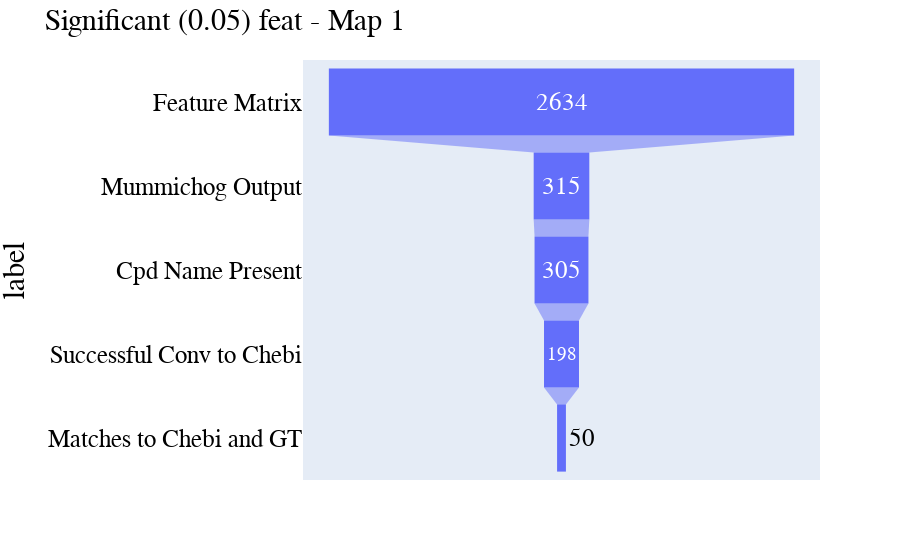

Write notebook code for a chart like this one.
### Code cell
cut_off_p = 0.05
track = "feat" # "feat" or "eid"
map1(
    mummichog_input_pt="/Users/pranathipoojary/Projects/mummichog_proj/untargeted_pa/mummichog/input_data/mummichog_input_ttest_rsd_1.csv",
    mummichog_output_pt="/Users/pranathipoojary/Projects/mummichog_proj/untargeted_pa/mummichog/runs/trans_omic_covid_data.rsd_1_default_p/tables/userInput_to_EmpiricalCompounds.tsv",
    sig_matches_pt=f"/Users/pranathipoojary/Projects/mummichog_proj/untargeted_pa/mummichog/runs/trans_omic_covid_data.rsd_1_default_p/analysis/sig_matches_rsd_1_default_p_chebi3_dups_{str(cut_off_p).replace('.', '_')}.csv",
    cut_off_p=cut_off_p,
    funnel_plot=True,
    track=track,
    conv_to_chebi=198,
    title=f"Significant ({str(cut_off_p)}) {track} - Map 1",
    save_path=f"/Users/pranathipoojary/Projects/mummichog_proj/Figures/report/funnel_{str(cut_off_p).replace('.', '_')}_{track}_map1.png"
    )
# map1(
#     mummichog_input_pt="/Users/pranathipoojary/Projects/mummichog_proj/untargeted_pa/mummichog/input_data/mummichog_input_ttest.csv",
#     mummichog_output_pt="/Users/pranathipoojary/Projects/mummichog_proj/untargeted_pa/mummichog/runs/trans_omic_covid_data.run_1_default/tables/userInput_to_EmpiricalCompounds.tsv",
#     sig_matches_pt=f"/Users/pranathipoojary/Projects/mummichog_proj/untargeted_pa/mummichog/runs/trans_omic_covid_data.run_1_default/analysis/sig_matches_run_1_default_chebi3_dups_{str(cut_off_p).replace('.', '_')}.csv",
#     cut_off_p=cut_off_p,
#     funnel_plot=True,
#     track=track,
#     conv_to_chebi=24, #feat=25, eid=24
#     title=f"Significant ({str(cut_off_p)}) {track} - Map 1",
#     save_path=f"/Users/pranathipoojary/Projects/mummichog_proj/Figures/report/funnel_run_1_default_{str(cut_off_p).replace('.', '_')}_{track}_map1.png"
#     )

### Figure 1 — Plotly figure (JSON) as saved in the notebook; plotly's stock layout.template omitted (floating-point values rounded to 4 significant figures)
{"data": [{"hovertemplate": "count=%{x}<br>label=%{y}<extra></extra>", "legendgroup": "", "marker": {"color": "#636efa"}, "name": "", "orientation": "h", "showlegend": false, "type": "funnel", "x": [2634, 315, 305, 198, 50], "xaxis": "x", "y": ["Feature Matrix", "Mummichog Output", "Cpd Name Present", "Successful Conv to Chebi", "Matches to Chebi and GT"], "yaxis": "y"}], "layout": {"font": {"color": "black", "family": "Arial, sans-serif", "size": 25}, "legend": {"tracegroupgap": 0}, "margin": {"t": 60}, "title": {"font": {"size": 30}, "text": "Significant (0.05) feat - Map 1"}, "xaxis": {"anchor": "y", "domain": [0, 1], "title": {"text": "count"}}, "yaxis": {"anchor": "x", "domain": [0, 1], "title": {"text": "label"}}}}
